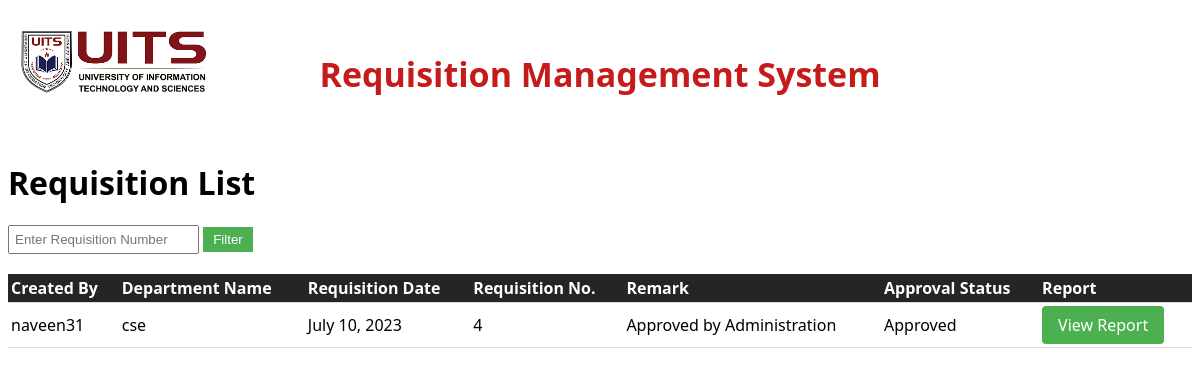
Page /homepage/requisition/list/naveen31/ on the committed database.
### apps/models.py (models this page shows, shortened)
class Requisition(models.Model):
    user_name = models.CharField(max_length=100)
    department_name = models.CharField(max_length=100)
    requisition_date = models.DateField(default=datetime.today())
    requisition_no = models.AutoField(primary_key=True)
    remark = models.TextField(blank=True)
    role_choices=(
        ('Department Head','Department Head'),
        ('Store Executive','Store Executive'),
         ('Administration','Administration'),
    )
    approval_role = models.CharField(max_length=100, choices=role_choices, default='Department Head')
    APPROVAL_CHOICES = (
        ('PENDING', 'Pending'),
        ('APPROVED', 'Approved'),
        ('REJECTED', 'Rejected'),
    )
    approval_status = models.CharField(max_length=20, choices=APPROVAL_CHOICES, default='PENDING')

### apps/views.py (the view)
# urls.py: path('homepage/requisition/list/<str:username>/', views.requisition_list, name='requisition_list'),
def requisition_list(request,username):
    requisition_number = request.GET.get('requisition_number')
    if requisition_number:
        requisitions = Requisition.objects.filter(requisition_no=requisition_number,user_name=username)
    else:
        requisitions = Requisition.objects.filter(user_name=username)
    return render(request, 'requisition_list.html', {'requisitions': requisitions})

### apps/templates/requisition_list.html (shortened to what this page needs)
<!DOCTYPE html>
<html>
<head>
</head>
<body>
    <div class="banner">
        <h1>Requisition Management System</h1>
        <div class="logo">
            <img src="/static/images/logo.png" alt="Logo">
        </div>
    </div>
    <h1>Requisition List</h1>
    <div class="filter-form">
        <form method="GET">
            <input type="text" name="requisition_number" placeholder="Enter Requisition Number">
            <button type="submit">Filter</button>
        </form>
    </div>
    {% if requisitions %}
        <table>
            <thead>
                <tr>
                    <th>Created By</th>
                    <th>Department Name</th>
                    <th>Requisition Date</th>
                    <th>Requisition No.</th>
                    <th>Remark</th>
                    <th>Approval Status</th>
                    <th>Report</th>
                </tr>
            </thead>
            <tbody>
                {% for requisition in requisitions %}
                    <tr>
                        <td>{{ requisition.user_name }}</td>
                        <td>{{ requisition.department_name }}</td>
                        <td>{{ requisition.requisition_date }}</td>
                        <td>{{ requisition.requisition_no }}</td>
                        <td>{{ requisition.remark }}</td>
                        <td>{{ requisition.get_approval_status_display }}</td>
                        <td>
                            <a href="{% url 'report' requisition.requisition_no %}" target="_blank" class="view-report-link">View Report</a>
                        </td>
                         </tr>
                {% endfor %}
            </tbody>
        </table>
    {% else %}
        <p class="empty-message">No requisitions found.</p>
    {% endif %}
</body>
</html>

### apps/templates/requisition_list.html (style rules this page uses)
body { font-family: 'Segoe UI', sans-serif; }
table { border-collapse: collapse; width: 100%; }
th, td { padding: 3px; text-align: left; border-bottom: 1px solid #ddd; }
th { background-color: #252525; color: white; }
.banner { background-color: white; padding: 20px; text-align: center; }
.banner h1 { color: #c51b1b; font-size: 34px; }
.banner .logo img { width: 190px; height: auto; margin-top: 20px; }
.logo { position: absolute; top: 10px; left: 20px; }
.filter-form { margin-bottom: 20px; }
.filter-form input[type="text"] { padding: 5px; }
.filter-form button { padding: 5px 10px; background-color: #4CAF50; color: #fff; border: none; cursor: pointer; }
.view-report-link { display: inline-block; padding: 8px 16px; background-color: #4CAF50; color: #fff; text-decoration: none; border-radius: 4px; }

### rows in the picture
Requisition: user_name "naveen31", department_name "cse", requisition_date "July 10, 2023", requisition_no "4", remark "Approved by Administration", approval_status "Approved"
